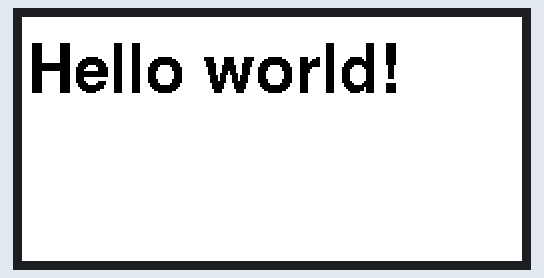
Recording of a program running on a simulated ESP32-S3. Shown: 250×122 colour display.

Above: at 15.1 s.
At 50.1 s:
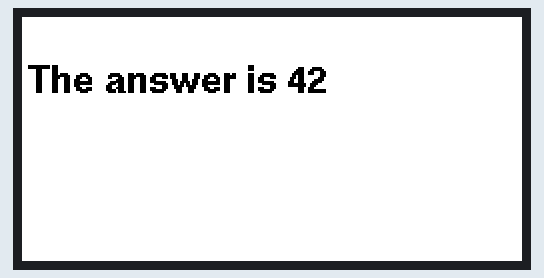

The program:

main.cpp
```cpp
#include <SPI.h>
#include "epaper.h"
#define ENABLE_GxEPD2_display 0

void setup() {
  InitialiseDisplay();

  u8g2Fonts.setFont(u8g2_font_helvB24_tf);
  uint8_t distance = 20;
  const uint8_t startX = 3;
  const uint8_t startY = 30;
  const char *DISPLAY_TEXT = "Hello world!";
  drawString(startX, startY + 0 * distance, DISPLAY_TEXT);
  delay(5000);

  clearScreen();
  u8g2Fonts.setFont(u8g2_font_helvB14_tf);
  const char *DISPLAY_TEXT2 = "The answer is 42";
  drawString(startX, startY + 0 * distance, DISPLAY_TEXT2);
}

void loop() {
  // display.setPartialWindow(115, 50, 200, 40);
  // display.firstPage();

  // do{
  //   display.fillScreen(GxEPD_WHITE);
  //   u8g2Fonts.setCursor(120, 80);
  //   u8g2Fonts.print(millis());
  // }while(display.nextPage());
}
```

epaper.h
```cpp
#pragma once

#include <SPI.h>
#include <GxEPD2_3C.h>
#include <U8g2_for_Adafruit_GFX.h> // https://github.com/olikraus/U8g2_for_Adafruit_GFX

#define ENABLE_GxEPD2_display 0
#define SCREEN_WIDTH 296
#define SCREEN_HEIGHT 128
#define SCREEN_IS_RBW // Red Black White color

// Connections for ESP32
static const uint8_t EPD_BUSY = 3; // to EPD BUSY 24 is labled as 'TX'
static const uint8_t EPD_CS = 5;   // to EPD CS
static const uint8_t EPD_RST = 2;  // to EPD RST
static const uint8_t EPD_DC = 1;   // to EPD DC
static const uint8_t EPD_SCK = 4;   // to EPD CLK 23 is labled as 'RX'
static const uint8_t EPD_MISO = -1; // Master-In Slave-Out not used, as no data from display
static const uint8_t EPD_MOSI = 6;  // to EPD DIN / SDA

extern GxEPD2_3C<GxEPD2_213_Z98c, GxEPD2_213_Z98c::HEIGHT> display;
extern U8G2_FOR_ADAFRUIT_GFX u8g2Fonts; // Select u8g2 font from here: https://github.com/olikraus/u8g2/wiki/fntlistall

void InitialiseDisplay();
void clearScreen();
void drawString(int x, int y, String text);
```

epaper.cpp
```cpp
#include "epaper.h"
GxEPD2_3C<GxEPD2_213_Z98c, GxEPD2_213_Z98c::HEIGHT> display(GxEPD2_213_Z98c(EPD_CS, EPD_DC, EPD_RST, EPD_BUSY)); // GDEY0213Z98 122x250, SSD1680
U8G2_FOR_ADAFRUIT_GFX u8g2Fonts;

void InitialiseDisplay() {
  display.init(115200, true, 2, false);
  SPI.end();
  SPI.begin(EPD_SCK, EPD_MISO, EPD_MOSI, EPD_CS);
  display.setRotation(1);                     // Use 1 or 3 for landscape modes
  u8g2Fonts.begin(display);                   // connect u8g2 procedures to Adafruit GFX
  u8g2Fonts.setFontMode(1);                   // use u8g2 transparent mode (this is default)
  u8g2Fonts.setFontDirection(0);              // left to right (this is default)
  u8g2Fonts.setForegroundColor(GxEPD_BLACK);  // apply Adafruit GFX color
  u8g2Fonts.setBackgroundColor(GxEPD_WHITE);  // apply Adafruit GFX color
  u8g2Fonts.setFont(u8g2_font_helvB10_tf);    // Explore u8g2 fonts from here: https://github.com/olikraus/u8g2/wiki/fntlistall
  display.fillScreen(GxEPD_WHITE);
  display.setFullWindow();
}
void clearScreen(){
    display.fillScreen(GxEPD_WHITE);
    display.fillScreen(GxEPD_WHITE); // vissa 3-färg behöver två
    display.nextPage();
}
void drawString(int x, int y, String text)
{
    int16_t x1, y1; // the bounds of x,y and w and h of the variable 'text' in pixels.
    uint16_t w, h;
    display.setTextWrap(false);
    display.getTextBounds(text, x, y, &x1, &y1, &w, &h);
    u8g2Fonts.setCursor(x, y + h);
    u8g2Fonts.print(text);
    display.display(false); // Full screen update mode
    // Important use bring the display in one of the two modes to
    // avoid a damage of the display that cannot get repaired.
    //display.powerOff();
    display.hibernate();
}
```
